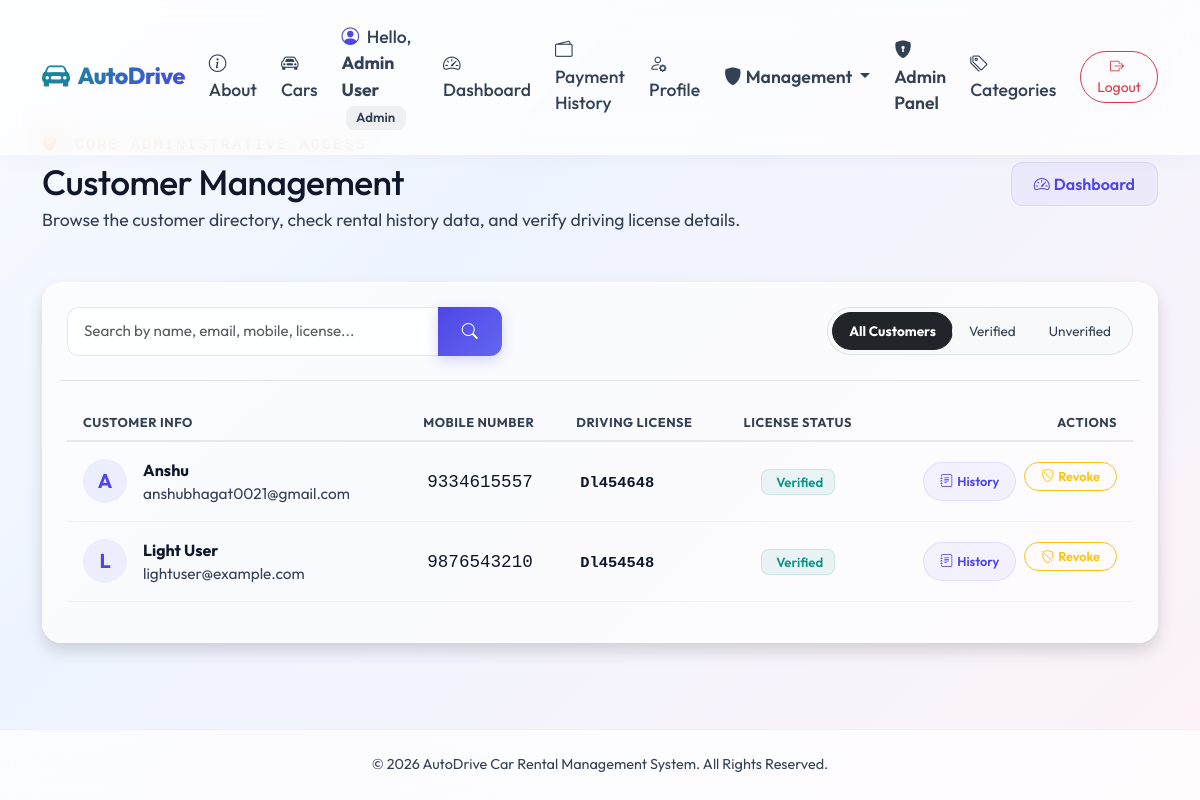
Page /admin-dashboard/customers/ (signed in) on the committed database.
### rental/models.py (models this page shows, shortened)
class User(AbstractUser):
    ROLE_CHOICES = (
        ('customer', 'Customer'),
        ('staff', 'Staff'),
        ('admin', 'Admin'),
    )
    username = None
    email = models.EmailField(unique=True, verbose_name="Email Address")
    name = models.CharField(max_length=255, verbose_name="Full Name")
    mobile = models.CharField(max_length=15, verbose_name="Mobile Number")
    license_number = models.CharField(max_length=50, blank=True, null=True, verbose_name="Driving License Number")
    role = models.CharField(max_length=10, choices=ROLE_CHOICES, default='customer', verbose_name="Role")
    is_license_verified = models.BooleanField(default=False, verbose_name="License Verified")
    objects = UserManager()
    USERNAME_FIELD = 'email'
    REQUIRED_FIELDS = ['name']

### rental/views.py (the view)
        @login_required
        def _wrapped_view(request, *args, **kwargs):
            if request.user.role in allowed_roles or request.user.is_superuser:
                return view_func(request, *args, **kwargs)
            return HttpResponseForbidden("<h3>Access Denied</h3><p>You do not have administrative permissions to perform this action.</p>")

### templates/rental/admin_customers.html (shortened to what this page needs)
{% extends 'base.html' %}
{% block content %}
<div class="container my-5 fade-in-up">
    <div class="d-flex justify-content-between align-items-center mb-5 flex-wrap gap-3">
        <div>
            <div class="text-uppercase font-monospace text-warning small mb-1" style="letter-spacing: 2px;">
                <i class="bi bi-shield-fill-check me-1"></i> Core Administrative Access
            </div>
            <h1 class="fw-extrabold text-dark mb-1" style="font-size: 2.2rem; letter-spacing: -0.5px;">Customer Management</h1>
            <p class="text-muted mb-0">Browse the customer directory, check rental history data, and verify driving license details.</p>
        </div>
        <a href="{% url 'dashboard' %}" class="btn btn-custom-secondary">
            <i class="bi bi-speedometer2 me-1"></i>Dashboard
        </a>
    </div>
    <div class="card card-custom p-4 shadow">
        <div class="row g-3 align-items-center justify-content-between mb-4 border-bottom pb-4">
            <div class="col-md-5">
                <form method="get" class="input-group">
                    <input type="text" name="q" class="form-control" placeholder="Search by name, email, mobile, license..." value="{{ query }}">
                    <button class="btn btn-custom-primary" type="submit">
                        <i class="bi bi-search"></i>
                    </button>
                </form>
            </div>
            <div class="col-md-5 text-md-end">
                <div class="btn-group rounded-pill overflow-hidden border p-1 bg-light" role="group">
                    <a href="?q={{ query }}" class="btn btn-sm py-2 px-3 rounded-pill {% if not status_filter %}btn-dark text-white fw-bold{% else %}btn-light text-muted{% endif %}" style="font-size: 0.85rem;">All Customers</a>
                    <a href="?q={{ query }}&status=verified" class="btn btn-sm py-2 px-3 rounded-pill {% if status_filter == 'verified' %}btn-success text-white fw-bold{% else %}btn-light text-muted{% endif %}" style="font-size: 0.85rem;">Verified</a>
                    <a href="?q={{ query }}&status=unverified" class="btn btn-sm py-2 px-3 rounded-pill {% if status_filter == 'unverified' %}btn-warning text-dark fw-bold{% else %}btn-light text-muted{% endif %}" style="font-size: 0.85rem;">Unverified</a>
                </div>
            </div>
        </div>
        <div class="table-responsive">
            <table class="table align-middle">
                <thead>
                    <tr>
                        <th class="ps-3">Customer Info</th>
                        <th>Mobile Number</th>
                        <th>Driving License</th>
                        <th class="text-center">License Status</th>
                        <th class="text-end pe-3">Actions</th>
                    </tr>
                </thead>
                <tbody>
                    {% for customer in customers %}
                    <tr>
                        <td class="ps-3 py-3">
                            <div class="d-flex align-items-center gap-3">
                                <div class="rounded-circle bg-primary-subtle text-primary d-flex align-items-center justify-content-center fw-bold fs-5" style="width: 44px; height: 44px;">
                                    {{ customer.name|slice:":1"|upper }}
                                </div>
                                <div>
                                    <div class="fw-bold text-dark fs-6">{{ customer.name }}</div>
                                    <div class="text-muted small">{{ customer.email }}</div>
                                </div>
                            </div>
                        </td>
                        <td>
                            <span class="text-dark font-monospace">{{ customer.mobile }}</span>
                        </td>
                        <td>
                            {% if customer.license_number %}
                                <code class="text-dark font-monospace fw-semibold">{{ customer.license_number }}</code>
                            {% else %}
                                <span class="text-muted small italic">Not provided</span>
                            {% endif %}
                        </td>
                        <td class="text-center">
                            {% if customer.is_license_verified %}
                                <span class="badge bg-success-subtle text-success px-2.5 py-1.5 border border-success-subtle">Verified</span>
                            {% else %}
                                <span class="badge bg-warning-subtle text-warning px-2.5 py-1.5 border border-warning-subtle"><i class="bi bi-shield-exclamation me-1"></i>Unverified</span>
                            {% endif %}
                        </td>
                        <td class="text-end pe-3">
                            <div class="d-inline-flex gap-2">
                                <a href="{% url 'customer_detail_admin' customer.id %}" class="btn btn-custom-secondary btn-sm px-3 rounded-pill" style="font-weight: 600; font-size: 0.8rem;">
                                    <i class="bi bi-journal-text me-1"></i>History
                                </a>
                                {% if customer.license_number %}
                                    <form method="post" action="{% url 'verify_license' customer.id %}?next=admin_customers" class="m-0">
                                        {% if customer.is_license_verified %}
                                            <button type="submit" class="btn btn-outline-warning btn-sm px-3 rounded-pill" style="font-weight: 600; font-size: 0.8rem;">
                                                <i class="bi bi-shield-slash me-1"></i>Revoke
                                            </button>
                                        {% else %}
                                            <input type="hidden" name="action" value="verify">
                                            <button type="submit" class="btn btn-outline-success btn-sm px-3 rounded-pill" style="font-weight: 600; font-size: 0.8rem;">
                                                <i class="bi bi-shield-check me-1"></i>Verify
                                            </button>
                                        {% endif %}
                                    </form>
                                {% endif %}
                            </div>
                        </td>
                    </tr>
                    {% endfor %}
                </tbody>
            </table>
        </div>
    </div>
</div>
{% endblock %}

### templates/base.html (shortened to what this page needs)
{% load static %}
<!DOCTYPE html>
<html lang="en">
<head>
    <link href="https://cdn.jsdelivr.net/npm/bootstrap@5.3.2/dist/css/bootstrap.min.css" rel="stylesheet">
    <link rel="stylesheet" href="https://cdn.jsdelivr.net/npm/bootstrap-icons@1.11.2/font/bootstrap-icons.min.css">
    <link rel="stylesheet" href="{% static 'css/style.css' %}?v=4.0">
</head>
<body>
    <nav class="navbar navbar-expand-lg navbar-light navbar-custom py-3">
        <div class="container">
            <a class="navbar-brand d-flex align-items-center" href="{% url 'home' %}">
                <i class="bi bi-car-front-fill me-2 fs-3 text-primary"></i>
                <span>AutoDrive</span>
            </a>
            <div class="collapse navbar-collapse" id="navbarNav">
                <ul class="navbar-nav ms-auto align-items-center gap-2">
                    <li class="nav-item">
                        <a class="nav-link" href="{% url 'about' %}">
                            <i class="bi bi-info-circle me-1"></i>About
                        </a>
                    </li>
                    <li class="nav-item">
                        <a class="nav-link" href="{% url 'car_list' %}">
                            <i class="bi bi-car-front me-1"></i>Cars
                        </a>
                    </li>
                    {% if user.is_authenticated %}
                        <li class="nav-item">
                            <span class="nav-link text-secondary pe-none">
                                <i class="bi bi-person-circle me-1 text-primary"></i>
                                Hello, <strong>{{ user.name }}</strong>
                                <span class="badge bg-secondary ms-1">{{ user.get_role_display }}</span>
                            </span>
                        </li>
                        <li class="nav-item">
                            <a class="nav-link" href="{% url 'dashboard' %}">
                                <i class="bi bi-speedometer2 me-1"></i>Dashboard
                            </a>
                        </li>
                        <li class="nav-item">
                            <a class="nav-link" href="{% url 'payment_history' %}">
                                <i class="bi bi-wallet2 me-1"></i>Payment History
                            </a>
                        </li>
                        <li class="nav-item">
                            <a class="nav-link" href="{% url 'profile' %}">
                                <i class="bi bi-person-gear me-1"></i>Profile
                            </a>
                        </li>
                        {% if user.role == 'admin' or user.role == 'staff' or user.is_superuser %}
                            <li class="nav-item dropdown">
                                <a class="nav-link dropdown-toggle text-warning fw-semibold" href="#" id="adminDropdown" role="button" data-bs-toggle="dropdown" aria-expanded="false">
                                    <i class="bi bi-shield-fill me-1"></i>Management
                                </a>
                            </li>
                        {% endif %}
                        {% if user.is_staff or user.is_superuser %}
                            <li class="nav-item">
                                <a class="nav-link text-warning fw-semibold" href="/admin/" target="_blank">
                                    <i class="bi bi-shield-lock-fill me-1"></i>Admin Panel
                                </a>
                            </li>
                        {% endif %}
                        <li class="nav-item">
                            <a class="nav-link" href="{% url 'category_list' %}">
                                <i class="bi bi-tags me-1"></i>Categories
                            </a>
                        </li>
                        <li class="nav-item ms-2">
                            <a class="btn btn-outline-danger btn-sm rounded-pill px-3" href="{% url 'logout' %}">
                                <i class="bi bi-box-arrow-right me-1"></i>Logout
                            </a>
                        </li>
                    {% endif %}
                </ul>
            </div>
        </div>
    </nav>
    <main class="flex-grow-1">
        {% block content %}
        {% endblock %}
    </main>
    <footer>
        <div class="container">
            <p class="mb-0">&copy; 2026 AutoDrive Car Rental Management System. All Rights Reserved.</p>
        </div>
    </footer>
</body>
</html>

### rows in the picture
User: name "Admin User", role "Admin"
User: name "A", name "Anshu", email "anshubhagat0021@gmail.com", mobile "9334615557", license_number "Dl454648", is_license_verified "Verified"
User: name "L", name "Light User", email "lightuser@example.com", mobile "9876543210", license_number "Dl454548", is_license_verified "Verified"
